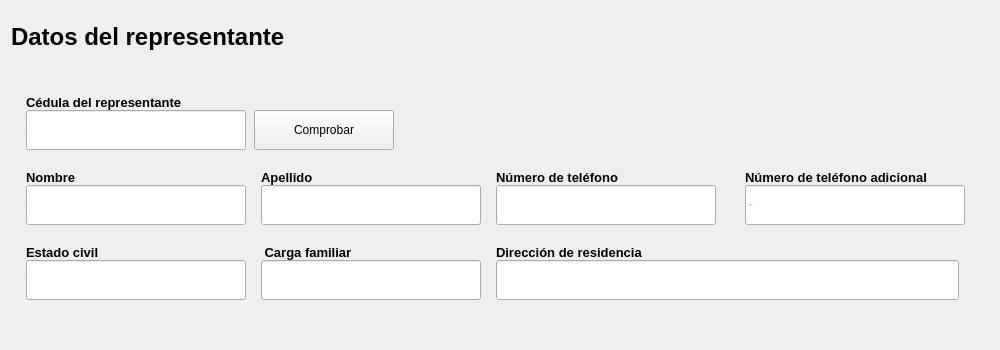
              <widget class="QFrame" name="datos_del_representante">
               <property name="sizePolicy">
                <sizepolicy hsizetype="Preferred" vsizetype="Preferred">
                 <horstretch>0</horstretch>
                 <verstretch>10</verstretch>
                </sizepolicy>
               </property>
               <property name="minimumSize">
                <size>
                 <width>1000</width>
                 <height>350</height>
                </size>
               </property>
               <property name="styleSheet">
                <string notr="true"/>
               </property>
               <property name="frameShape">
                <enum>QFrame::NoFrame</enum>
               </property>
               <property name="frameShadow">
                <enum>QFrame::Raised</enum>
               </property>
               <property name="tipo" stdset="0">
                <string>espacio_preguntas_form</string>
               </property>
               <layout class="QVBoxLayout" name="verticalLayout_7">
                <property name="topMargin">
                 <number>20</number>
                </property>
                <item>
                 <widget class="QLabel" name="label_segmento_datos_del_representante">
                  <property name="minimumSize">
                   <size>
                    <width>0</width>
                    <height>30</height>
                   </size>
                  </property>
                  <property name="maximumSize">
                   <size>
                    <width>16777215</width>
                    <height>25</height>
                   </size>
                  </property>
                  <property name="font">
                   <font>
                    <family>Arial</family>
                    <pointsize>18</pointsize>
                    <weight>75</weight>
                    <bold>true</bold>
                   </font>
                  </property>
                  <property name="styleSheet">
                   <string notr="true"/>
                  </property>
                  <property name="text">
                   <string>Datos del representante</string>
                  </property>
                  <property name="scaledContents">
                   <bool>false</bool>
                  </property>
                 </widget>
                </item>
                <item alignment="Qt::AlignVCenter">
                 <widget class="QFrame" name="preguntas_info_medidas">
                  <property name="minimumSize">
                   <size>
                    <width>460</width>
                    <height>200</height>
                   </size>
                  </property>
                  <property name="styleSheet">
                   <string/>
                  </property>
                  <property name="frameShape">
                   <enum>QFrame::NoFrame</enum>
                  </property>
                  <property name="frameShadow">
                   <enum>QFrame::Raised</enum>
                  </property>
                  <layout class="QGridLayout" name="gridLayout_11">
                   <property name="leftMargin">
                    <number>0</number>
                   </property>
                   <property name="topMargin">
                    <number>0</number>
                   </property>
                   <property name="rightMargin">
                    <number>0</number>
                   </property>
                   <property name="bottomMargin">
                    <number>0</number>
                   </property>
                   <property name="horizontalSpacing">
                    <number>0</number>
                   </property>
                   <property name="verticalSpacing">
                    <number>20</number>
                   </property>
                   <item row="0" column="0" colspan="2">
                    <layout class="QGridLayout" name="gridLayout_3">
                     <item row="0" column="0">
                      <widget class="QLabel" name="label_primer_nombre_2">
                       <property name="font">
                        <font>
                         <family>Arial</family>
                         <pointsize>10</pointsize>
                         <weight>75</weight>
                         <bold>true</bold>
                        </font>
                       </property>
                       <property name="styleSheet">
                        <string notr="true"/>
                       </property>
                       <property name="text">
                        <string>Cédula del representante</string>
                       </property>
                       <property name="scaledContents">
                        <bool>true</bool>
                       </property>
                      </widget>
                     </item>
                     <item row="1" column="0" alignment="Qt::AlignLeft">
                      <widget class="QLineEdit" name="input_buscar_por_cedula">
                       <property name="sizePolicy">
                        <sizepolicy hsizetype="Fixed" vsizetype="Fixed">
                         <horstretch>0</horstretch>
                         <verstretch>0</verstretch>
                        </sizepolicy>
                       </property>
                       <property name="minimumSize">
                        <size>
                         <width>220</width>
                         <height>40</height>
                        </size>
                       </property>
                       <property name="font">
                        <font>
                         <family>Arial</family>
                         <pointsize>-1</pointsize>
                        </font>
                       </property>
                       <property name="styleSheet">
                        <string notr="true"/>
                       </property>
                       <property name="alignment">
                        <set>Qt::AlignLeading|Qt::AlignLeft|Qt::AlignVCenter</set>
                       </property>
                       <property name="placeholderText">
                        <string>...</string>
                       </property>
                      </widget>
                     </item>
                     <item row="1" column="1" alignment="Qt::AlignLeft">
                      <widget class="QPushButton" name="boton_buscar_cedula_representante">
                       <property name="sizePolicy">
                        <sizepolicy hsizetype="Minimum" vsizetype="Fixed">
                         <horstretch>0</horstretch>
                         <verstretch>0</verstretch>
                        </sizepolicy>
                       </property>
                       <property name="minimumSize">
                        <size>
                         <width>140</width>
                         <height>0</height>
                        </size>
                       </property>
                       <property name="maximumSize">
                        <size>
                         <width>130</width>
                         <height>200</height>
                        </size>
                       </property>
                       <property name="cursor">
                        <cursorShape>PointingHandCursor</cursorShape>
                       </property>
                       <property name="styleSheet">
                        <string notr="true"/>
                       </property>
                       <property name="text">
                        <string>Comprobar</string>
                       </property>
                       <property name="icon">
                        <iconset>
                         <normaloff>../recursos_de_imagenes/iconos_de_interfaz/lupa_de_busqueda.png</normaloff>../recursos_de_imagenes/iconos_de_interfaz/lupa_de_busqueda.png</iconset>
                       </property>
                       <property name="iconSize">
                        <size>
                         <width>25</width>
                         <height>25</height>
                        </size>
                       </property>
                      </widget>
                     </item>
                    </layout>
                   </item>
                   <item row="1" column="0">
                    <layout class="QVBoxLayout" name="verticalLayout_20">
                     <item>
                      <widget class="QLabel" name="label_nombre_del_representante">
                       <property name="font">
                        <font>
                         <family>Arial</family>
                         <pointsize>10</pointsize>
                         <weight>75</weight>
                         <bold>true</bold>
                        </font>
                       </property>
                       <property name="styleSheet">
                        <string notr="true"/>
                       </property>
                       <property name="text">
                        <string>Nombre</string>
                       </property>
                       <property name="scaledContents">
                        <bool>true</bool>
                       </property>
                      </widget>
                     </item>
                     <item>
                      <widget class="QLineEdit" name="input_nombre_del_representante">
                       <property name="enabled">
                        <bool>true</bool>
                       </property>
                       <property name="sizePolicy">
                        <sizepolicy hsizetype="Fixed" vsizetype="Fixed">
                         <horstretch>0</horstretch>
                         <verstretch>0</verstretch>
                        </sizepolicy>
                       </property>
                       <property name="minimumSize">
                        <size>
                         <width>220</width>
                         <height>40</height>
                        </size>
                       </property>
                       <property name="font">
                        <font>
                         <family>Arial</family>
                         <pointsize>-1</pointsize>
                        </font>
                       </property>
                       <property name="styleSheet">
                        <string notr="true"/>
                       </property>
                       <property name="alignment">
                        <set>Qt::AlignLeading|Qt::AlignLeft|Qt::AlignVCenter</set>
                       </property>
                       <property name="placeholderText">
                        <string>.....</string>
                       </property>
                       <property name="cursorMoveStyle">
                        <enum>Qt::LogicalMoveStyle</enum>
                       </property>
                      </widget>
                     </item>
                    </layout>
                   </item>
                   <item row="1" column="1">
                    <layout class="QVBoxLayout" name="verticalLayout_23">
                     <item>
                      <widget class="QLabel" name="label_apellido_del_representante">
                       <property name="font">
                        <font>
                         <family>Arial</family>
                         <pointsize>10</pointsize>
                         <weight>75</weight>
                         <bold>true</bold>
                        </font>
                       </property>
                       <property name="styleSheet">
                        <string notr="true"/>
                       </property>
                       <property name="text">
                        <string>Apellido</string>
                       </property>
                       <property name="textFormat">
                        <enum>Qt::PlainText</enum>
                       </property>
                       <property name="scaledContents">
                        <bool>true</bool>
                       </property>
                      </widget>
                     </item>
                     <item>
                      <widget class="QLineEdit" name="input_apellido_del_representante">
                       <property name="sizePolicy">
                        <sizepolicy hsizetype="Fixed" vsizetype="Fixed">
                         <horstretch>0</horstretch>
                         <verstretch>0</verstretch>
                        </sizepolicy>
                       </property>
                       <property name="minimumSize">
                        <size>
                         <width>220</width>
                         <height>40</height>
                        </size>
                       </property>
                       <property name="font">
                        <font>
                         <family>Arial</family>
                         <pointsize>-1</pointsize>
                        </font>
                       </property>
                       <property name="styleSheet">
                        <string notr="true"/>
                       </property>
                       <property name="placeholderText">
                        <string>.....</string>
                       </property>
                      </widget>
                     </item>
                    </layout>
                   </item>
                   <item row="1" column="2">
                    <layout class="QVBoxLayout" name="verticalLayout_24">
                     <item alignment="Qt::AlignLeft">
                      <widget class="QLabel" name="label_numero_de_telefono">
                       <property name="font">
                        <font>
                         <family>Arial</family>
                         <pointsize>10</pointsize>
                         <weight>75</weight>
                         <bold>true</bold>
                        </font>
                       </property>
                       <property name="styleSheet">
                        <string notr="true"/>
                       </property>
                       <property name="text">
                        <string>Número de teléfono</string>
                       </property>
                       <property name="textFormat">
                        <enum>Qt::PlainText</enum>
                       </property>
                       <property name="scaledContents">
                        <bool>true</bool>
                       </property>
                      </widget>
                     </item>
                     <item>
                      <widget class="QLineEdit" name="input_numero_de_telefono">
                       <property name="sizePolicy">
                        <sizepolicy hsizetype="Fixed" vsizetype="Fixed">
                         <horstretch>0</horstretch>
                         <verstretch>0</verstretch>
                        </sizepolicy>
                       </property>
                       <property name="minimumSize">
                        <size>
                         <width>220</width>
                         <height>40</height>
                        </size>
                       </property>
                       <property name="font">
                        <font>
                         <family>Arial</family>
                         <pointsize>-1</pointsize>
                        </font>
                       </property>
                       <property name="styleSheet">
                        <string notr="true"/>
                       </property>
                       <property name="placeholderText">
                        <string>.....</string>
                       </property>
                      </widget>
                     </item>
                    </layout>
                   </item>
                   <item row="1" column="3">
                    <layout class="QVBoxLayout" name="verticalLayout_46">
                     <item alignment="Qt::AlignLeft">
                      <widget class="QLabel" name="label_numero_de_telefono_adicional">
                       <property name="font">
                        <font>
                         <family>Arial</family>
                         <pointsize>10</pointsize>
                         <weight>75</weight>
                         <bold>true</bold>
                        </font>
                       </property>
                       <property name="styleSheet">
                        <string notr="true"/>
                       </property>
                       <property name="text">
                        <string>Número de teléfono adicional</string>
                       </property>
                       <property name="textFormat">
                        <enum>Qt::PlainText</enum>
                       </property>
                       <property name="scaledContents">
                        <bool>true</bool>
                       </property>
                      </widget>
                     </item>
                     <item>
                      <widget class="QLineEdit" name="input_numero_de_telefono_adicional">
                       <property name="sizePolicy">
                        <sizepolicy hsizetype="Fixed" vsizetype="Fixed">
                         <horstretch>0</horstretch>
                         <verstretch>0</verstretch>
                        </sizepolicy>
                       </property>
                       <property name="minimumSize">
                        <size>
                         <width>220</width>
                         <height>40</height>
                        </size>
                       </property>
                       <property name="font">
                        <font>
                         <family>Arial</family>
                         <pointsize>-1</pointsize>
                        </font>
                       </property>
                       <property name="styleSheet">
                        <string notr="true"/>
                       </property>
                       <property name="placeholderText">
                        <string>(Opcional)</string>
                       </property>
                      </widget>
                     </item>
                    </layout>
                   </item>
                   <item row="2" column="0">
                    <layout class="QVBoxLayout" name="verticalLayout_25">
                     <item alignment="Qt::AlignLeft">
                      <widget class="QLabel" name="label_estado_civil">
                       <property name="font">
                        <font>
                         <family>Arial</family>
                         <pointsize>10</pointsize>
                         <weight>75</weight>
                         <bold>true</bold>
                        </font>
                       </property>
                       <property name="styleSheet">
                        <string notr="true"/>
                       </property>
                       <property name="text">
                        <string>Estado civil </string>
                       </property>
                       <property name="textFormat">
                        <enum>Qt::PlainText</enum>
                       </property>
                       <property name="scaledContents">
                        <bool>true</bool>
                       </property>
                      </widget>
                     </item>
                     <item>
                      <widget class="QLineEdit" name="input_estado_civil">
                       <property name="sizePolicy">
                        <sizepolicy hsizetype="Fixed" vsizetype="Fixed">
                         <horstretch>0</horstretch>
                         <verstretch>0</verstretch>
                        </sizepolicy>
                       </property>
                       <property name="minimumSize">
                        <size>
                         <width>220</width>
                         <height>40</height>
                        </size>
                       </property>
                       <property name="font">
                        <font>
                         <family>Arial</family>
                         <pointsize>-1</pointsize>
                        </font>
                       </property>
                       <property name="styleSheet">
                        <string notr="true"/>
                       </property>
                       <property name="placeholderText">
                        <string>.....</string>
                       </property>
                      </widget>
                     </item>
                    </layout>
                   </item>
                   <item row="2" column="1">
                    <layout class="QVBoxLayout" name="verticalLayout_21">
                     <item alignment="Qt::AlignLeft">
                      <widget class="QLabel" name="label_carga_familiar">
                       <property name="font">
                        <font>
                         <family>Arial</family>
                         <pointsize>10</pointsize>
                         <weight>75</weight>
                         <bold>true</bold>
                        </font>
                       </property>
                       <property name="styleSheet">
                        <string notr="true"/>
                       </property>
                       <property name="text">
                        <string> Carga familiar </string>
                       </property>
                       <property name="textFormat">
                        <enum>Qt::PlainText</enum>
                       </property>
                       <property name="scaledContents">
                        <bool>true</bool>
                       </property>
                      </widget>
                     </item>
                     <item>
                      <widget class="QLineEdit" name="input_carga_familiar">
                       <property name="sizePolicy">
                        <sizepolicy hsizetype="Fixed" vsizetype="Fixed">
                         <horstretch>0</horstretch>
                         <verstretch>0</verstretch>
                        </sizepolicy>
                       </property>
                       <property name="minimumSize">
                        <size>
                         <width>220</width>
                         <height>40</height>
                        </size>
                       </property>
                       <property name="font">
                        <font>
                         <family>Arial</family>
                         <pointsize>-1</pointsize>
                        </font>
                       </property>
                       <property name="styleSheet">
                        <string notr="true"/>
                       </property>
                       <property name="placeholderText">
                        <string>.....</string>
                       </property>
                      </widget>
                     </item>
                    </layout>
                   </item>
                   <item row="2" column="2" colspan="2">
                    <layout class="QVBoxLayout" name="verticalLayout_22">
                     <item alignment="Qt::AlignLeft">
                      <widget class="QLabel" name="label_direccion_residencia">
                       <property name="font">
                        <font>
                         <family>Arial</family>
                         <pointsize>10</pointsize>
                         <weight>75</weight>
                         <italic>false</italic>
                         <bold>true</bold>
                        </font>
                       </property>
                       <property name="styleSheet">
                        <string notr="true"/>
                       </property>
                       <property name="text">
                        <string>Dirección de residencia</string>
                       </property>
                       <property name="textFormat">
                        <enum>Qt::PlainText</enum>
                       </property>
                       <property name="scaledContents">
                        <bool>true</bool>
                       </property>
                      </widget>
                     </item>
                     <item>
                      <widget class="QLineEdit" name="input_direccion_residencia">
                       <property name="sizePolicy">
                        <sizepolicy hsizetype="Fixed" vsizetype="Fixed">
                         <horstretch>0</horstretch>
                         <verstretch>0</verstretch>
                        </sizepolicy>
                       </property>
                       <property name="minimumSize">
                        <size>
                         <width>463</width>
                         <height>40</height>
                        </size>
                       </property>
                       <property name="font">
                        <font>
                         <family>Arial</family>
                         <pointsize>-1</pointsize>
                        </font>
                       </property>
                       <property name="styleSheet">
                        <string notr="true"/>
                       </property>
                       <property name="placeholderText">
                        <string>.....</string>
                       </property>
                      </widget>
                     </item>
                    </layout>
                   </item>
                  </layout>
                 </widget>
                </item>
               </layout>
              </widget>
